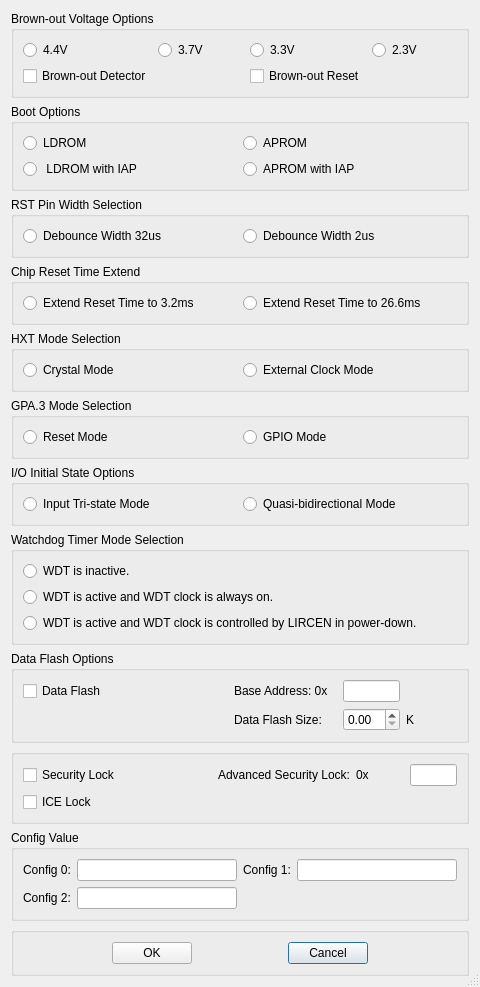
<?xml version="1.0" encoding="UTF-8"?>
<ui version="4.0">
 <class>Dialog</class>
 <widget class="QDialog" name="Dialog">
  <property name="geometry">
   <rect>
    <x>0</x>
    <y>0</y>
    <width>480</width>
    <height>651</height>
   </rect>
  </property>
  <property name="sizePolicy">
   <sizepolicy hsizetype="Expanding" vsizetype="Expanding">
    <horstretch>0</horstretch>
    <verstretch>0</verstretch>
   </sizepolicy>
  </property>
  <property name="windowTitle">
   <string>Dialog</string>
  </property>
  <property name="sizeGripEnabled">
   <bool>true</bool>
  </property>
  <property name="modal">
   <bool>false</bool>
  </property>
  <layout class="QGridLayout" name="gridLayout_8">
   <item row="0" column="0">
    <layout class="QVBoxLayout" name="verticalLayout" stretch="1,1,1,1,1,1,1,1,1,1,1,1">
     <item>
      <widget class="QGroupBox" name="gridGroupBox_brownout">
       <property name="title">
        <string>Brown-out Voltage Options</string>
       </property>
       <layout class="QGridLayout" name="gridLayout_7">
        <item row="0" column="2">
         <widget class="QRadioButton" name="radioButton_bw_v_2">
          <property name="text">
           <string>3.3V</string>
          </property>
         </widget>
        </item>
        <item row="0" column="1">
         <widget class="QRadioButton" name="radioButton_bw_v_1">
          <property name="text">
           <string>3.7V</string>
          </property>
         </widget>
        </item>
        <item row="0" column="0">
         <widget class="QRadioButton" name="radioButton_bw_v_0">
          <property name="text">
           <string>4.4V</string>
          </property>
         </widget>
        </item>
        <item row="1" column="0">
         <widget class="QCheckBox" name="checkBox_bw_0">
          <property name="text">
           <string>Brown-out Detector</string>
          </property>
         </widget>
        </item>
        <item row="0" column="3">
         <widget class="QRadioButton" name="radioButton_bw_v_3">
          <property name="text">
           <string>2.3V</string>
          </property>
         </widget>
        </item>
        <item row="1" column="2">
         <widget class="QCheckBox" name="checkBox_bw_1">
          <property name="text">
           <string>Brown-out Reset</string>
          </property>
         </widget>
        </item>
       </layout>
      </widget>
     </item>
     <item>
      <widget class="QGroupBox" name="gridGroupBox_boot">
       <property name="title">
        <string>Boot Options</string>
       </property>
       <layout class="QGridLayout" name="gridLayout_6">
        <item row="0" column="0">
         <widget class="QRadioButton" name="radioButton_bt_0_0">
          <property name="text">
           <string>LDROM</string>
          </property>
         </widget>
        </item>
        <item row="1" column="0">
         <widget class="QRadioButton" name="radioButton_bt_1_0">
          <property name="text">
           <string> LDROM with IAP</string>
          </property>
         </widget>
        </item>
        <item row="0" column="1">
         <widget class="QRadioButton" name="radioButton_bt_0_1">
          <property name="text">
           <string>APROM</string>
          </property>
         </widget>
        </item>
        <item row="1" column="1">
         <widget class="QRadioButton" name="radioButton_bt_1_1">
          <property name="text">
           <string>APROM with IAP</string>
          </property>
         </widget>
        </item>
       </layout>
      </widget>
     </item>
     <item>
      <widget class="QGroupBox" name="gridGroupBox_rst">
       <property name="title">
        <string>RST Pin Width Selection</string>
       </property>
       <layout class="QGridLayout" name="gridLayout_11">
        <item row="0" column="0">
         <widget class="QRadioButton" name="radioButton_rst_0">
          <property name="text">
           <string>Debounce Width 32us</string>
          </property>
         </widget>
        </item>
        <item row="0" column="1">
         <widget class="QRadioButton" name="radioButton_rst_1">
          <property name="text">
           <string>Debounce Width 2us</string>
          </property>
         </widget>
        </item>
       </layout>
      </widget>
     </item>
     <item>
      <widget class="QGroupBox" name="gridGroupBox_ext">
       <property name="title">
        <string>Chip Reset Time Extend</string>
       </property>
       <layout class="QGridLayout" name="gridLayout_12">
        <item row="0" column="0">
         <widget class="QRadioButton" name="radioButton_ext_0">
          <property name="text">
           <string>Extend Reset Time to 3.2ms</string>
          </property>
         </widget>
        </item>
        <item row="0" column="1">
         <widget class="QRadioButton" name="radioButton_ext_1">
          <property name="text">
           <string>Extend Reset Time to 26.6ms</string>
          </property>
         </widget>
        </item>
       </layout>
      </widget>
     </item>
     <item>
      <widget class="QGroupBox" name="gridGroupBox_hxt">
       <property name="title">
        <string>HXT Mode Selection</string>
       </property>
       <layout class="QGridLayout" name="gridLayout_5">
        <item row="0" column="1">
         <widget class="QRadioButton" name="radioButton_hxt_1">
          <property name="text">
           <string>External Clock Mode</string>
          </property>
         </widget>
        </item>
        <item row="0" column="0">
         <widget class="QRadioButton" name="radioButton_hxt_0">
          <property name="text">
           <string>Crystal Mode</string>
          </property>
         </widget>
        </item>
       </layout>
      </widget>
     </item>
     <item>
      <widget class="QGroupBox" name="gridGroupBox_mode">
       <property name="title">
        <string>GPA.3 Mode Selection</string>
       </property>
       <layout class="QGridLayout" name="gridLayout_13">
        <item row="0" column="0">
         <widget class="QRadioButton" name="radioButton_mode_0">
          <property name="text">
           <string>Reset Mode</string>
          </property>
         </widget>
        </item>
        <item row="0" column="1">
         <widget class="QRadioButton" name="radioButton_mode_1">
          <property name="text">
           <string>GPIO Mode</string>
          </property>
         </widget>
        </item>
       </layout>
      </widget>
     </item>
     <item>
      <widget class="QGroupBox" name="gridGroupBox_io_state">
       <property name="title">
        <string>I/O Initial State Options</string>
       </property>
       <layout class="QGridLayout" name="gridLayout_4">
        <item row="0" column="0">
         <widget class="QRadioButton" name="radioButton_io_0">
          <property name="text">
           <string>Input Tri-state Mode</string>
          </property>
         </widget>
        </item>
        <item row="0" column="1">
         <widget class="QRadioButton" name="radioButton_io_1">
          <property name="text">
           <string>Quasi-bidirectional Mode</string>
          </property>
         </widget>
        </item>
       </layout>
      </widget>
     </item>
     <item>
      <widget class="QGroupBox" name="gridGroupBox_wdt">
       <property name="title">
        <string>Watchdog Timer Mode Selection</string>
       </property>
       <layout class="QGridLayout" name="gridLayout_10" rowstretch="1,1,1">
        <item row="0" column="0">
         <widget class="QRadioButton" name="radioButton_wdt_0">
          <property name="text">
           <string>WDT is inactive.</string>
          </property>
         </widget>
        </item>
        <item row="1" column="0">
         <widget class="QRadioButton" name="radioButton_wdt_1">
          <property name="text">
           <string>WDT is active and WDT clock is always on.</string>
          </property>
         </widget>
        </item>
        <item row="2" column="0">
         <widget class="QRadioButton" name="radioButton_wdt_2">
          <property name="text">
           <string>WDT is active and WDT clock is controlled by LIRCEN in power-down.</string>
          </property>
         </widget>
        </item>
       </layout>
      </widget>
     </item>
     <item>
      <widget class="QGroupBox" name="gridGroupBox_data_flash">
       <property name="title">
        <string>Data Flash Options</string>
       </property>
       <layout class="QGridLayout" name="gridLayout_9" rowstretch="1,1" columnstretch="4,2,1,1" rowminimumheight="0,0">
        <item row="1" column="2">
         <widget class="QDoubleSpinBox" name="doubleSpinBox_pagesize"/>
        </item>
        <item row="0" column="1">
         <widget class="QLabel" name="label">
          <property name="text">
           <string>Base Address: 0x</string>
          </property>
         </widget>
        </item>
        <item row="0" column="2">
         <widget class="QLineEdit" name="lineEdit_data_address"/>
        </item>
        <item row="1" column="1">
         <widget class="QLabel" name="label_2">
          <property name="text">
           <string>Data Flash Size:</string>
          </property>
         </widget>
        </item>
        <item row="1" column="3">
         <widget class="QLabel" name="label_3">
          <property name="text">
           <string>K</string>
          </property>
         </widget>
        </item>
        <item row="0" column="0">
         <widget class="QCheckBox" name="checkBox_dataflash">
          <property name="text">
           <string>Data Flash</string>
          </property>
         </widget>
        </item>
       </layout>
      </widget>
     </item>
     <item>
      <widget class="QGroupBox" name="gridGroupBox_misc">
       <layout class="QGridLayout" name="gridLayout_3" columnstretch="4,2,1,1">
        <item row="0" column="2">
         <widget class="QLabel" name="label_6">
          <property name="text">
           <string>0x</string>
          </property>
         </widget>
        </item>
        <item row="0" column="0">
         <widget class="QCheckBox" name="checkBox_security_lock">
          <property name="text">
           <string>Security Lock</string>
          </property>
         </widget>
        </item>
        <item row="0" column="1">
         <widget class="QLabel" name="label_5">
          <property name="text">
           <string>Advanced Security Lock:</string>
          </property>
         </widget>
        </item>
        <item row="1" column="0">
         <widget class="QCheckBox" name="checkBox_ice_lock">
          <property name="text">
           <string>ICE Lock</string>
          </property>
         </widget>
        </item>
        <item row="0" column="3">
         <widget class="QLineEdit" name="lineEdit_security"/>
        </item>
       </layout>
      </widget>
     </item>
     <item>
      <widget class="QGroupBox" name="gridGroupBox_config">
       <property name="title">
        <string>Config Value</string>
       </property>
       <layout class="QGridLayout" name="gridLayout">
        <item row="0" column="0">
         <widget class="QLabel" name="label_config0">
          <property name="text">
           <string>Config 0:</string>
          </property>
         </widget>
        </item>
        <item row="0" column="2">
         <widget class="QLabel" name="label_config1">
          <property name="text">
           <string>Config 1:</string>
          </property>
         </widget>
        </item>
        <item row="0" column="1">
         <widget class="QLineEdit" name="lineEdit_config0"/>
        </item>
        <item row="0" column="3">
         <widget class="QLineEdit" name="lineEdit_config1"/>
        </item>
        <item row="1" column="0">
         <widget class="QLabel" name="label_config2">
          <property name="text">
           <string>Config 2:</string>
          </property>
         </widget>
        </item>
        <item row="1" column="1">
         <widget class="QLineEdit" name="lineEdit_config2"/>
        </item>
       </layout>
      </widget>
     </item>
     <item>
      <widget class="QGroupBox" name="gridGroupBox_OK">
       <layout class="QGridLayout" name="gridLayout_2">
        <item row="0" column="2">
         <spacer name="horizontalSpacer">
          <property name="orientation">
           <enum>Qt::Horizontal</enum>
          </property>
          <property name="sizeHint" stdset="0">
           <size>
            <width>40</width>
            <height>20</height>
           </size>
          </property>
         </spacer>
        </item>
        <item row="0" column="3">
         <widget class="QPushButton" name="pushButton_Cancel">
          <property name="text">
           <string>Cancel</string>
          </property>
         </widget>
        </item>
        <item row="0" column="1">
         <widget class="QPushButton" name="pushButton_OK">
          <property name="text">
           <string>OK</string>
          </property>
         </widget>
        </item>
        <item row="0" column="0">
         <spacer name="horizontalSpacer_2">
          <property name="orientation">
           <enum>Qt::Horizontal</enum>
          </property>
          <property name="sizeHint" stdset="0">
           <size>
            <width>40</width>
            <height>20</height>
           </size>
          </property>
         </spacer>
        </item>
        <item row="0" column="4">
         <spacer name="horizontalSpacer_3">
          <property name="orientation">
           <enum>Qt::Horizontal</enum>
          </property>
          <property name="sizeHint" stdset="0">
           <size>
            <width>40</width>
            <height>20</height>
           </size>
          </property>
         </spacer>
        </item>
       </layout>
      </widget>
     </item>
    </layout>
   </item>
  </layout>
 </widget>
 <resources/>
 <connections/>
</ui>
